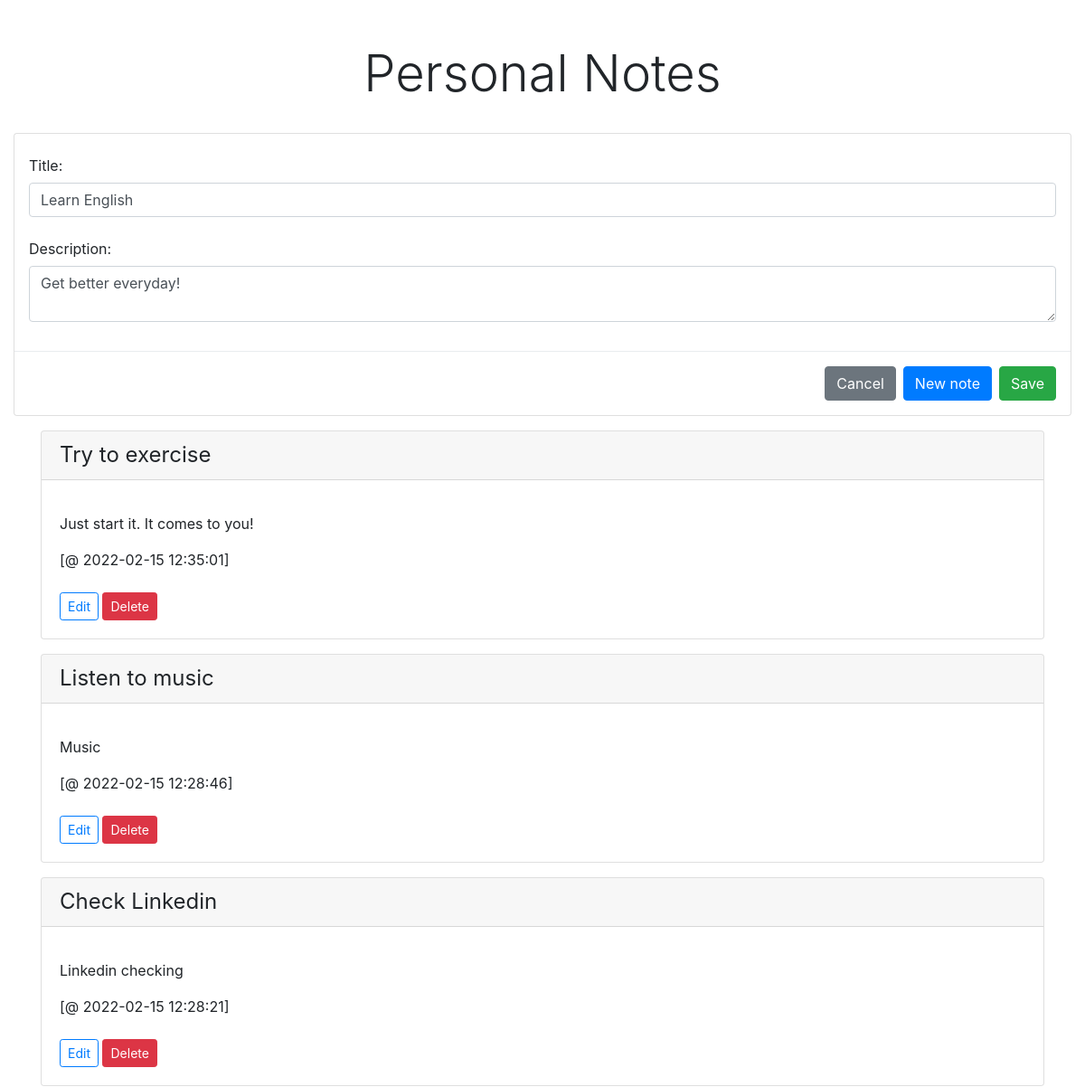
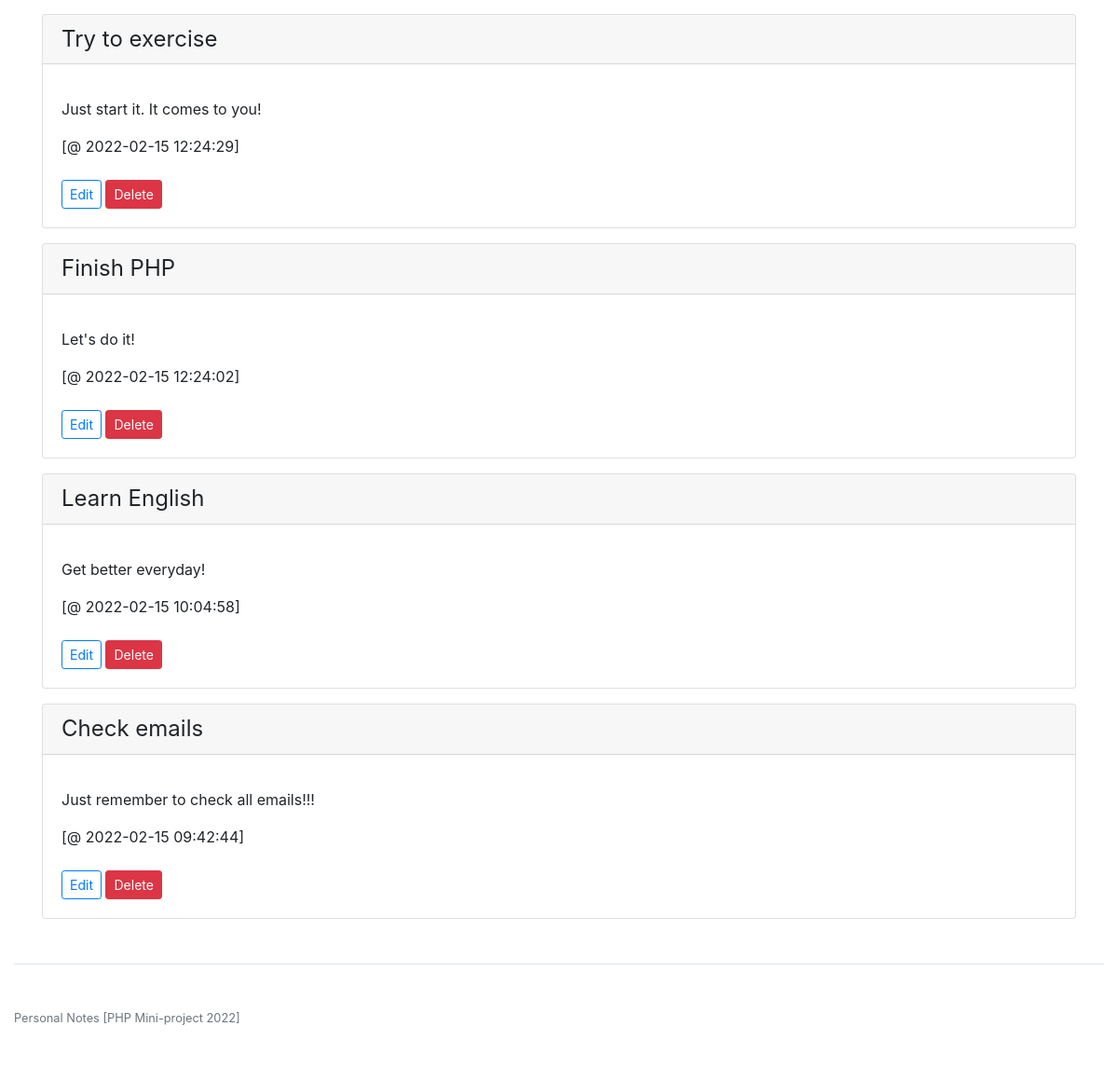
The app's page /index.php?id=2 with its own data (2 pictures, top to bottom).
### tables this page shows
CREATE TABLE `notes` (
  `id` bigint(20) UNSIGNED NOT NULL,
  `title` varchar(255) NOT NULL,
  `description` varchar(1024) NOT NULL,
  `create_date` datetime NOT NULL
);

### Connection.php (called while the page is built, shortened)
<?php
class Connection
{
    public PDO $pdo;
    public function __construct()
    {
        $this->pdo = new PDO("mysql:server=" . DB_HOST . ";dbname=" . DB_NAME . "" , DB_USER, DB_PASSWORD);
        $this->pdo->setAttribute(PDO::ATTR_ERRMODE, PDO::ERRMODE_EXCEPTION);
    }
    public function getNotes()
    {
        $statement = $this->pdo->prepare("SELECT * FROM notes ORDER BY create_date DESC");
        $statement->execute();
        return $statement->fetchAll(PDO::FETCH_ASSOC);
    }
    public function getNoteById($id)
    {
        $statement = $this->pdo->prepare("SELECT * FROM notes WHERE id = :id");
        $statement->bindValue('id', $id);
        $statement->execute();
        return $statement->fetchAll(PDO::FETCH_ASSOC);
    }
}
return new Connection();

### index.php (the view, shortened to what this page needs)
<?php
$connection = require_once "./Connection.php";
$notes = $connection->getNotes();
$currentNote = ['id' => '', 'title' => '', 'description' => ''];
if (isset($_GET['id'])) {
    $currentNote = $connection->getNoteById($_GET['id'])[0];
}
?>
<!doctype html>
<html lang="en">
<head>
    <link href="https://getbootstrap.com/docs/4.0/dist/css/bootstrap.min.css" rel="stylesheet">
    <link href="https://getbootstrap.com/docs/4.0/examples/pricing/pricing.css" rel="stylesheet">
</head>
<body>
    <div class="pricing-header px-3 py-3 pt-md-5 pb-md-4 mx-auto text-center">
        <h1 class="display-4">Personal Notes</h1>
    </div>
    <div class="container-fluid">
        <div class="card mb-3">
            <form action="save.php" method="POST">
                <div class="modal-body">
                    <div class="form-group">
                        <label for="title" class="col-form-label">Title:</label>
                        <input type="text" name="title" class="form-control" id="title" value="<?= $currentNote['title'] ?>">
                    </div>
                    <div class="form-group">
                        <label for="description" class="col-form-label">Description:</label>
                        <textarea name="description" class="form-control" id="description"><?= str_replace('<br />', '', $currentNote['description']) ?></textarea>
                    </div>
                </div>
                <div class="modal-footer">
                    <button type="button" class="btn btn-secondary" data-dismiss="modal" onclick="window.location.replace('index.php')">Cancel</button>
                    <button type="submit" class="btn btn-primary">New note</button>
                    <button type="submit" class="btn btn-success">Save</button>
                </div>
            </form>
        </div>
        <div class="container">
            <?php foreach ($notes as $note) : ?>
                <div class="card mb-3 box-shadow">
                    <div class="card-header">
                        <h4 class="my-0 font-weight-normal"><?= $note['title'] ?></h4>
                    </div>
                    <div class="card-body">
                        <ul class="list-unstyled mt-3 mb-4">
                            <li class="mb-3"><?= $note['description'] ?></li>
                            <li>[@ <?= $note['create_date'] ?>]</li>
                        </ul>
                        <button type="button" class="btn btn-sm btn-outline-primary" id="editButton" data-toggle="modal" data-target="#editModal" onclick="window.location.href='index.php?id=<?= $note['id'] ?>';">Edit</button>
                        <form action="delete.php" method="POST" style="display: inline-block" onsubmit="return confirm('Do you really want to delete this note?');">
                            <button type="submit" class="btn btn-sm btn-danger">Delete</button>
                        </form>
                    </div>
                </div>
            <?php endforeach; ?>
        </div>
        <footer class="pt-4 my-md-5 pt-md-5 border-top">
            <div class="row">
                <div class="col-12 col-md">
                    <small class="d-block mb-3 text-muted">Personal Notes [PHP Mini-project <?= date('Y') ?>]</small>
                </div>
            </div>
        </footer>
    </div>
</body>
</html>

### records on screen
notes: title "Learn English", description "Get better everyday!", create_date "2022-02-15 10:04:58"
notes: title "Try to exercise", description "Just start it. It comes to you!", create_date "2022-02-15 12:35:01"
notes: title "Listen to music", description "Music", create_date "2022-02-15 12:28:46"
notes: title "Check Linkedin", description "Linkedin checking", create_date "2022-02-15 12:28:21"
notes: title "Try to exercise", description "Just start it. It comes to you!", create_date "2022-02-15 12:24:29"
notes: title "Finish PHP", description "Let's do it!", create_date "2022-02-15 12:24:02"
notes: title "Check emails", description "Just remember to check all emails!!!", create_date "2022-02-15 09:42:44"
